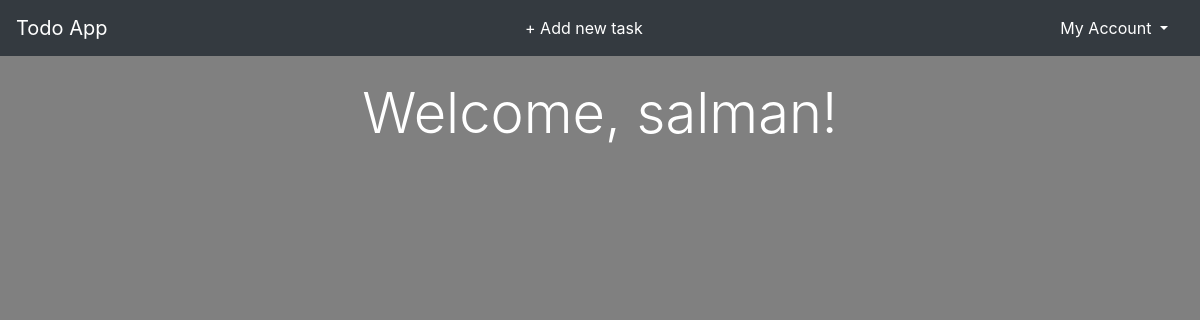
The app's page / (signed in), older data.
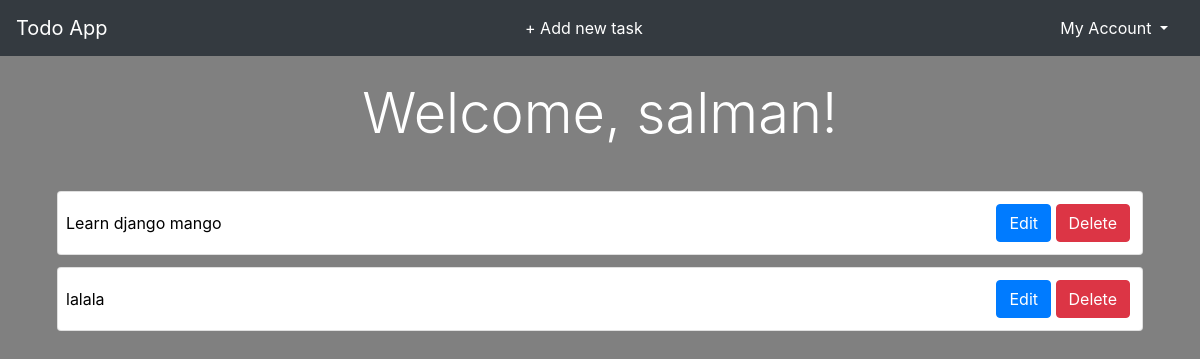
The same page, newer data.
### accounts/models.py (models this page shows, shortened)
class CustomUser(AbstractBaseUser):
    email = models.EmailField(max_length=60, unique=True, verbose_name='email')
    username = models.CharField(
        max_length=30, unique=True, verbose_name='username')
    date_joined = models.DateTimeField(
        auto_now_add=True, verbose_name='date joined')
    last_login = models.DateTimeField(auto_now=True, verbose_name='last login')
    is_admin = models.BooleanField(default=False)
    is_active = models.BooleanField(default=True)
    is_staff = models.BooleanField(default=False)
    is_superuser = models.BooleanField(default=False)
    USERNAME_FIELD = 'username'
    REQUIRED_FIELDS = ('email',)
    objects = CustomUserManager()

### todo_app/models.py (models this page shows, shortened)
class Task(models.Model):
    text = models.TextField(blank=False, null=False, max_length=200)
    author = models.ForeignKey(get_user_model(), on_delete=models.CASCADE)
    time_created = models.DateTimeField(auto_now_add=True)

### todo_app/views.py (the view)
# urls.py: path('', home_view, name='home'),
def home_view(request):
    if not request.user.is_authenticated:
        return redirect('login')
    template = 'todo_app/home.html'
    context = {
        'tasks': Task.objects.filter(author=request.user),
    }
    return render(request, template, context)

### todo_app/templates/todo_app/home.html (shortened to what this page needs)
{% extends 'todo_app/base.html' %}
{% block content %}
<h1 class="display-4 text-center">Welcome, {{user.username}}!</h1>
<br>
{% for task in tasks %}
<div class="card">
    <div class="card-text task-text">{{task.text}}</div>
    <div class='task-btns'>
        <a href="{% url 'edit_task' task.pk %}" class=" btn btn-primary task-btn">Edit</a>
        <a href="{% url 'delete_task' task.pk %}" class="btn btn-danger task-btn">Delete</a>
    </div>
</div>
{% endfor %}
{% endblock content %}

### todo_app/templates/todo_app/base.html (shortened to what this page needs)
{% load static %}
<!DOCTYPE html>
<html lang="en">
<head>
    <link rel="stylesheet" href="https://stackpath.bootstrapcdn.com/bootstrap/4.4.1/css/bootstrap.min.css"
>
    <link rel="stylesheet" href="{% static 'todo_app/styles.css' %}">
</head>
<body>
    <nav class="navbar  navbar-dark bg-dark">
        <a href="{% url 'home' %}" class="navbar-brand">Todo App</a>
        <a href="{% url 'new_task'%}" class="nav-link">+ Add new task</a>
        <div class="nav-item dropdown">
            <a id='navbarDropdown' href="#" class="nav-link dropdown-toggle" role="button" data-toggle="dropdown"
                aria-haspopup="true" aria-expanded="false">
                My Account
            </a>
        </div>
    </nav>
    <br>
    <div class="container">
        {% block content %}
        {% endblock content %}
    </div>
</body>
</html>

### todo_app/static/todo_app/styles.css (style rules this page uses)
body { background-color: grey; color: white; }
.card { margin: 12px; min-height: 60px; display: flex; flex-direction: row; justify-content: space-between; align-items: center; flex-wrap: wrap; }
.task-btns { margin: 12px; align-self: flex-end; }
.task-text { margin: 0 8px; color: black; }
#navbarDropdown { color: white; }
.nav-link { color: white; }

Row changes from the older to the newer data that the page shows:
added Task: text "Learn django mango"
added Task: text "lalala"
